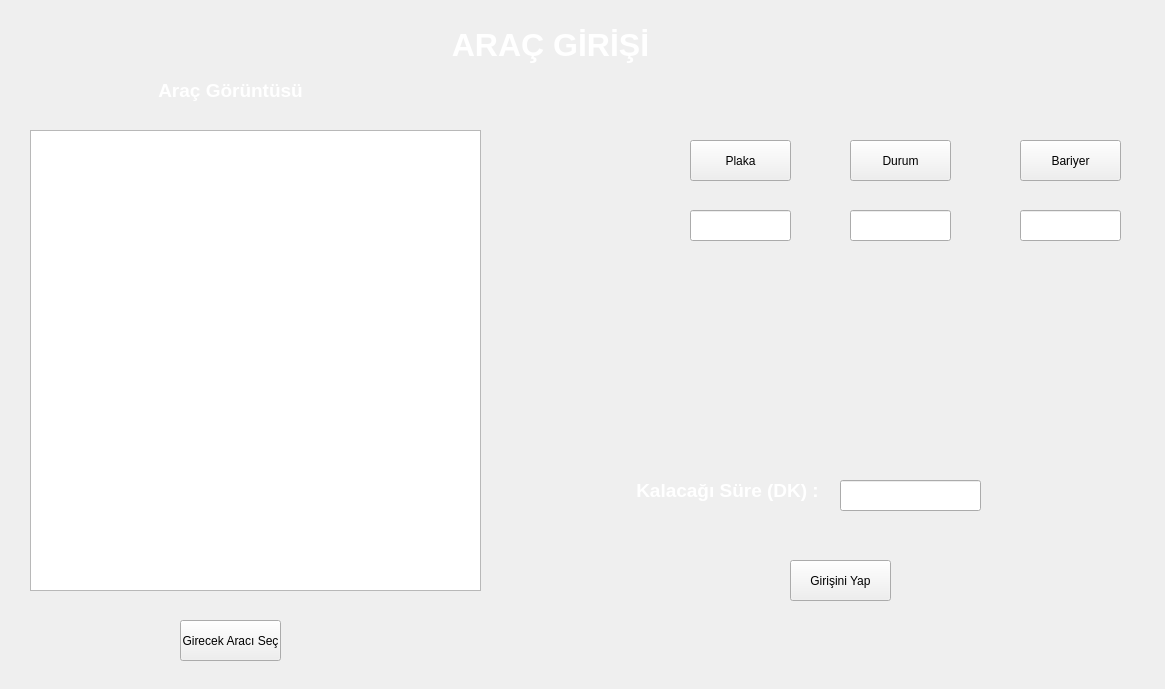
<?xml version="1.0" encoding="UTF-8"?>
<ui version="4.0">
 <class>Form</class>
 <widget class="QWidget" name="Form">
  <property name="geometry">
   <rect>
    <x>0</x>
    <y>0</y>
    <width>1165</width>
    <height>689</height>
   </rect>
  </property>
  <property name="windowTitle">
   <string>Form</string>
  </property>
  <widget class="QLabel" name="label">
   <property name="geometry">
    <rect>
     <x>-10</x>
     <y>-40</y>
     <width>1221</width>
     <height>751</height>
    </rect>
   </property>
   <property name="text">
    <string/>
   </property>
   <property name="pixmap">
    <pixmap>desktop-wallpaper-logo-full-backgrounds-logo-ferrari.jpg</pixmap>
   </property>
   <property name="scaledContents">
    <bool>true</bool>
   </property>
  </widget>
  <widget class="QLineEdit" name="durum">
   <property name="geometry">
    <rect>
     <x>850</x>
     <y>210</y>
     <width>101</width>
     <height>31</height>
    </rect>
   </property>
  </widget>
  <widget class="QLineEdit" name="plaka">
   <property name="geometry">
    <rect>
     <x>690</x>
     <y>210</y>
     <width>101</width>
     <height>31</height>
    </rect>
   </property>
  </widget>
  <widget class="QPushButton" name="girisiniyap">
   <property name="geometry">
    <rect>
     <x>790</x>
     <y>560</y>
     <width>101</width>
     <height>41</height>
    </rect>
   </property>
   <property name="text">
    <string>Girişini Yap</string>
   </property>
  </widget>
  <widget class="QLineEdit" name="bariyer">
   <property name="geometry">
    <rect>
     <x>1020</x>
     <y>210</y>
     <width>101</width>
     <height>31</height>
    </rect>
   </property>
  </widget>
  <widget class="QPushButton" name="bariyerackapat">
   <property name="geometry">
    <rect>
     <x>1020</x>
     <y>140</y>
     <width>101</width>
     <height>41</height>
    </rect>
   </property>
   <property name="text">
    <string>Bariyer</string>
   </property>
  </widget>
  <widget class="QPushButton" name="aracsec">
   <property name="geometry">
    <rect>
     <x>180</x>
     <y>620</y>
     <width>101</width>
     <height>41</height>
    </rect>
   </property>
   <property name="text">
    <string>Girecek Aracı Seç</string>
   </property>
  </widget>
  <widget class="QLabel" name="label_3">
   <property name="geometry">
    <rect>
     <x>150</x>
     <y>70</y>
     <width>161</width>
     <height>41</height>
    </rect>
   </property>
   <property name="text">
    <string>&lt;html&gt;&lt;head/&gt;&lt;body&gt;&lt;p align=&quot;center&quot;&gt;&lt;span style=&quot; font-size:14pt; font-weight:600; color:#ffffff;&quot;&gt;Araç Görüntüsü&lt;/span&gt;&lt;/p&gt;&lt;/body&gt;&lt;/html&gt;</string>
   </property>
  </widget>
  <widget class="QPushButton" name="plakagoster">
   <property name="geometry">
    <rect>
     <x>690</x>
     <y>140</y>
     <width>101</width>
     <height>41</height>
    </rect>
   </property>
   <property name="text">
    <string>Plaka</string>
   </property>
  </widget>
  <widget class="QPushButton" name="durumgoster">
   <property name="geometry">
    <rect>
     <x>850</x>
     <y>140</y>
     <width>101</width>
     <height>41</height>
    </rect>
   </property>
   <property name="text">
    <string>Durum</string>
   </property>
  </widget>
  <widget class="QGraphicsView" name="aracgoruntu">
   <property name="geometry">
    <rect>
     <x>30</x>
     <y>130</y>
     <width>451</width>
     <height>461</height>
    </rect>
   </property>
  </widget>
  <widget class="QLineEdit" name="kalacagisure">
   <property name="geometry">
    <rect>
     <x>840</x>
     <y>480</y>
     <width>141</width>
     <height>31</height>
    </rect>
   </property>
  </widget>
  <widget class="QLabel" name="label_6">
   <property name="geometry">
    <rect>
     <x>120</x>
     <y>20</y>
     <width>861</width>
     <height>51</height>
    </rect>
   </property>
   <property name="text">
    <string>&lt;html&gt;&lt;head/&gt;&lt;body&gt;&lt;p align=&quot;center&quot;&gt;&lt;span style=&quot; font-size:24pt; font-weight:600; color:#ffffff;&quot;&gt;ARAÇ GİRİŞİ&lt;/span&gt;&lt;/p&gt;&lt;/body&gt;&lt;/html&gt;</string>
   </property>
  </widget>
  <widget class="QWidget" name="layoutWidget">
   <property name="geometry">
    <rect>
     <x>630</x>
     <y>390</y>
     <width>195</width>
     <height>201</height>
    </rect>
   </property>
   <layout class="QVBoxLayout" name="verticalLayout">
    <item>
     <widget class="QLabel" name="label_4">
      <property name="text">
       <string>&lt;html&gt;&lt;head/&gt;&lt;body&gt;&lt;p align=&quot;center&quot;&gt;&lt;span style=&quot; font-size:14pt; font-weight:600; color:#ffffff;&quot;&gt;Kalacağı Süre (DK) :&lt;/span&gt;&lt;/p&gt;&lt;/body&gt;&lt;/html&gt;</string>
      </property>
     </widget>
    </item>
   </layout>
  </widget>
 </widget>
 <resources/>
 <connections/>
</ui>
